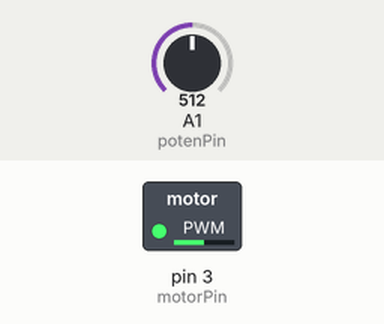
This sketch was run on a simulated Arduino Uno, built with avr-gcc and run on an emulated ATmega328P. On the bench: switched loads named in the sketch (green lamp = pin HIGH). The inputs (shaded band) are chosen by the test bench; at power-on: A1 (potenPin) = 512.

Above: at 1.2 s.
1.3 s: A1 (potenPin) set to 716
At 2.5 s:
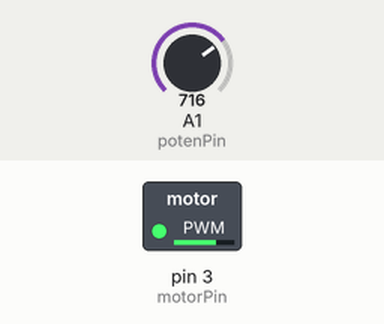
2.8 s: A1 (potenPin) set to 900
At 3.6 s:
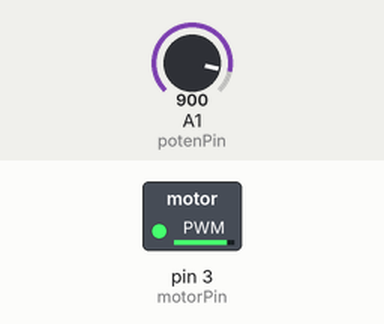
4.3 s: A1 (potenPin) set to 122
At 4.7 s:
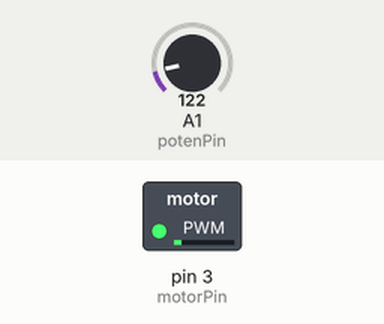
5.8 s: A1 (potenPin) set to 0
At 7.0 s:
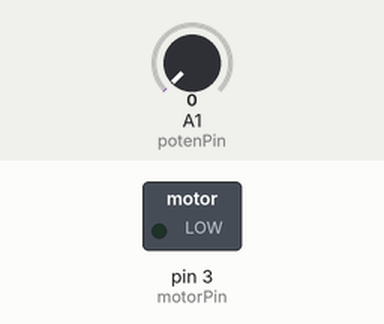
7.3 s: A1 (potenPin) set to 511
At 8.2 s:
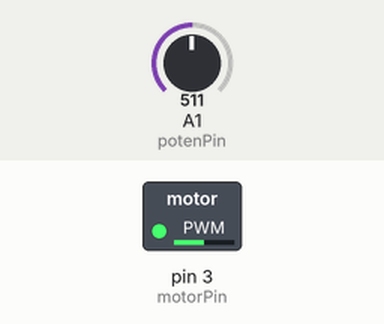
Timing chart, 0 to 9.8 s (numbered marks = the images above; inputs shaded):
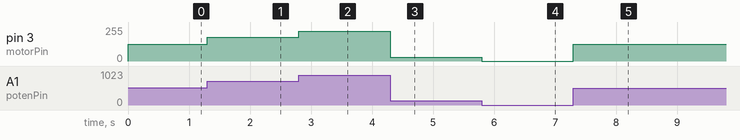

The sketch:

motorSpeedChange.ino
```cpp
int motorPin = 3;
int potenPin = 1;

void setup() {
  // put your setup code here, to run once:
  pinMode(motorPin,OUTPUT);
}

void loop() {
  // put your main code here, to run repeatedly:
  int PWMoutput,potReading;

  potReading = analogRead(potenPin);
  PWMoutput = map(potReading,0,1023,0,255);
  analogWrite(motorPin,PWMoutput);

}
```

Measured:
- after the input at 1.3 s, pin 3 (motorPin): 127/255 → 178/255 at once
- after the input at 2.8 s, pin 3 (motorPin): 178/255 → 224/255 at once
- after the input at 4.3 s, pin 3 (motorPin): 224/255 → 30/255 at once
- after the input at 5.8 s, pin 3 (motorPin): 30/255 → 0/255 at once
- after the input at 7.3 s, pin 3 (motorPin): 0/255 → 127/255 at once
